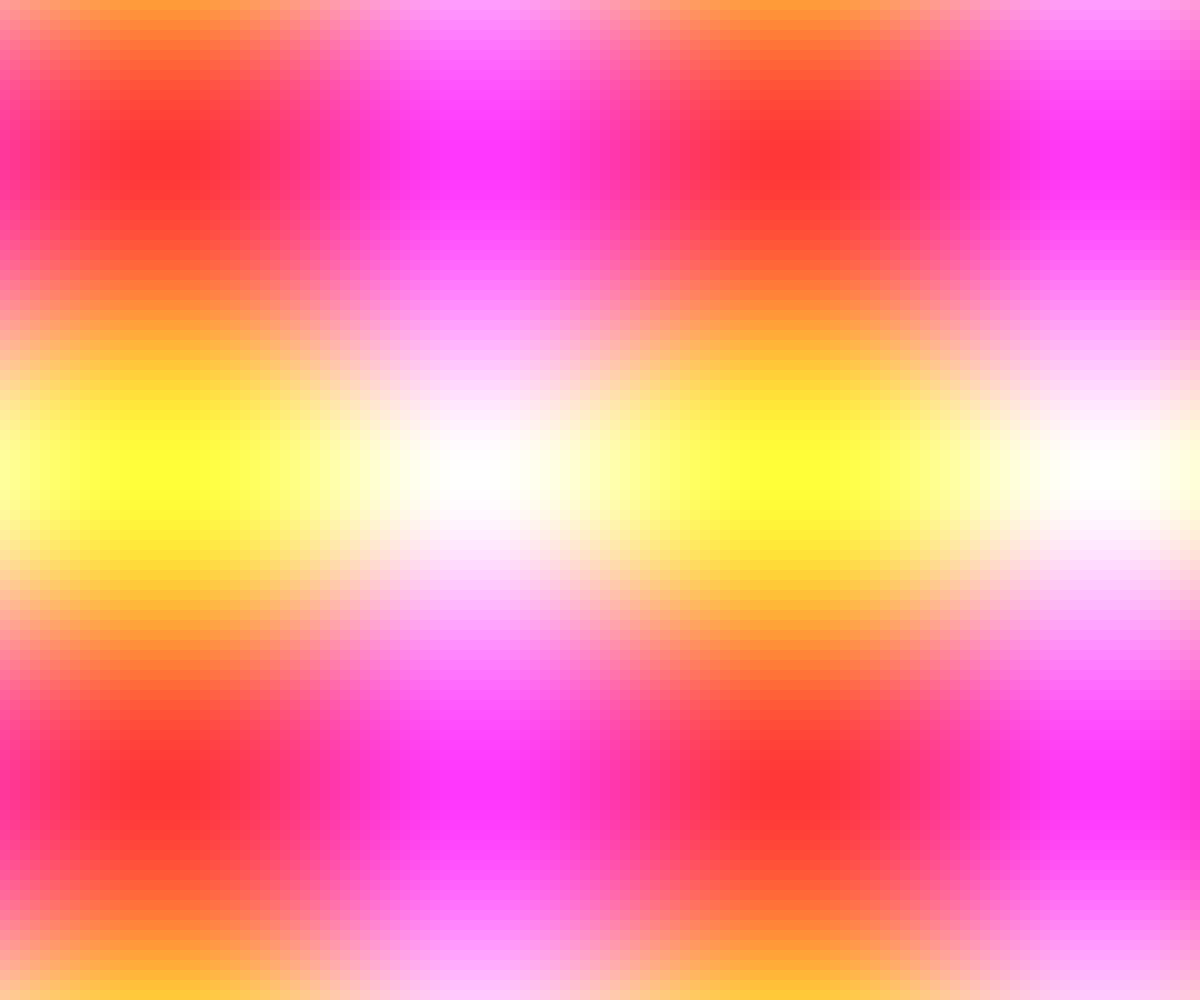
Frame 1 (no input)
Frame 2 (the mouse pressed at the canvas centre, redrawn once): identical to frame 1, image omitted

The p5.js sketch that drew this single still picture (run headless with seeded random() and noise() and a simulated clock; the mouse was pressed at the canvas centre and the sketch redrawn once):

// p5.js sketch
// ── sketch.js
function setup() {
    createCanvas(windowWidth, windowHeight);
    background(255);
    noLoop();
}

function draw() {
    //background(0);

    for (let x = 0; x < width; x+=10) {
        for (let y = 0; y < height; y+=10) {
            var red = 255;
            var green = 255 - ((sin(x / 100) + 1) * 100)
            var blue = 255 - ((sin(y / 100) + 1) * 100)
            fill(red, blue, green);
            noStroke();
            rect(x,y, 10, 10);
        }
    }
}
